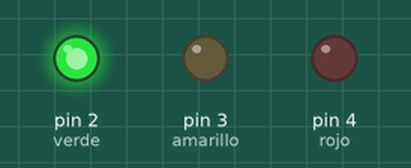
Bench run of a sketch on a simulated Arduino Uno, built with avr-gcc and run on an emulated ATmega328P. Parts: output pins drawn as LEDs (lit = HIGH).

Above: at 0.2 s.
At 0.7 s:
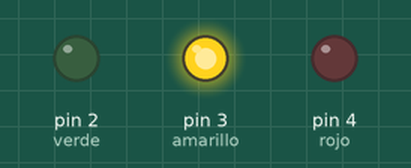
At 2.7 s:
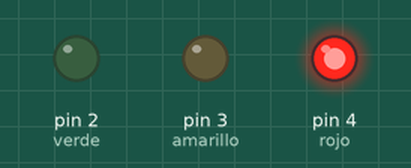
Timing chart, 0 to 3.5 s (numbered marks = the images above):
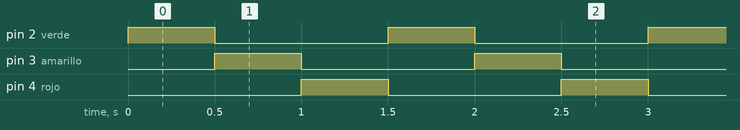

Measured:
- by itself, pin 2 (verde), pin 3 (amarillo), pin 4 (rojo): alternates HIGH for 0.50 s and LOW for 1.0 s
- by itself, everything shown: repeats every 1.5 s, in 4 steps

The sketch:

leds.ino
```cpp
int verde=2;
int amarillo=3;
int rojo=4;
void setup() {
  // put your setup code here, to run once:
pinMode(verde, OUTPUT);
pinMode(amarillo,OUTPUT);
pinMode(rojo,OUTPUT);
}

void loop() {
  // put your main code here, to run repeatedly:
digitalWrite(verde,HIGH);
delay(500);
digitalWrite(verde,LOW);
digitalWrite(amarillo,HIGH);
delay(500);
digitalWrite(amarillo,LOW);
digitalWrite(rojo,HIGH);
delay(500);
digitalWrite(rojo,LOW);
}
```
